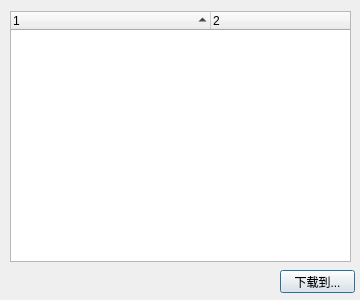
<?xml version="1.0" encoding="UTF-8"?>
<ui version="4.0">
 <class>DownloadProjectDialog</class>
 <widget class="QDialog" name="DownloadProjectDialog">
  <property name="geometry">
   <rect>
    <x>0</x>
    <y>0</y>
    <width>360</width>
    <height>300</height>
   </rect>
  </property>
  <property name="minimumSize">
   <size>
    <width>360</width>
    <height>300</height>
   </size>
  </property>
  <property name="maximumSize">
   <size>
    <width>360</width>
    <height>300</height>
   </size>
  </property>
  <property name="windowTitle">
   <string>下载项目</string>
  </property>
  <widget class="QPushButton" name="downLoadBtn">
   <property name="geometry">
    <rect>
     <x>280</x>
     <y>270</y>
     <width>75</width>
     <height>23</height>
    </rect>
   </property>
   <property name="text">
    <string>下载到...</string>
   </property>
  </widget>
  <widget class="QTreeWidget" name="projectList">
   <property name="geometry">
    <rect>
     <x>10</x>
     <y>11</y>
     <width>341</width>
     <height>251</height>
    </rect>
   </property>
   <property name="alternatingRowColors">
    <bool>true</bool>
   </property>
   <property name="rootIsDecorated">
    <bool>false</bool>
   </property>
   <property name="sortingEnabled">
    <bool>true</bool>
   </property>
   <property name="expandsOnDoubleClick">
    <bool>false</bool>
   </property>
   <property name="columnCount">
    <number>2</number>
   </property>
   <attribute name="headerCascadingSectionResizes">
    <bool>true</bool>
   </attribute>
   <attribute name="headerDefaultSectionSize">
    <number>200</number>
   </attribute>
   <attribute name="headerShowSortIndicator" stdset="0">
    <bool>true</bool>
   </attribute>
   <column>
    <property name="text">
     <string notr="true">1</string>
    </property>
   </column>
   <column>
    <property name="text">
     <string notr="true">2</string>
    </property>
   </column>
  </widget>
 </widget>
 <layoutdefault spacing="6" margin="11"/>
 <resources/>
 <connections/>
</ui>
